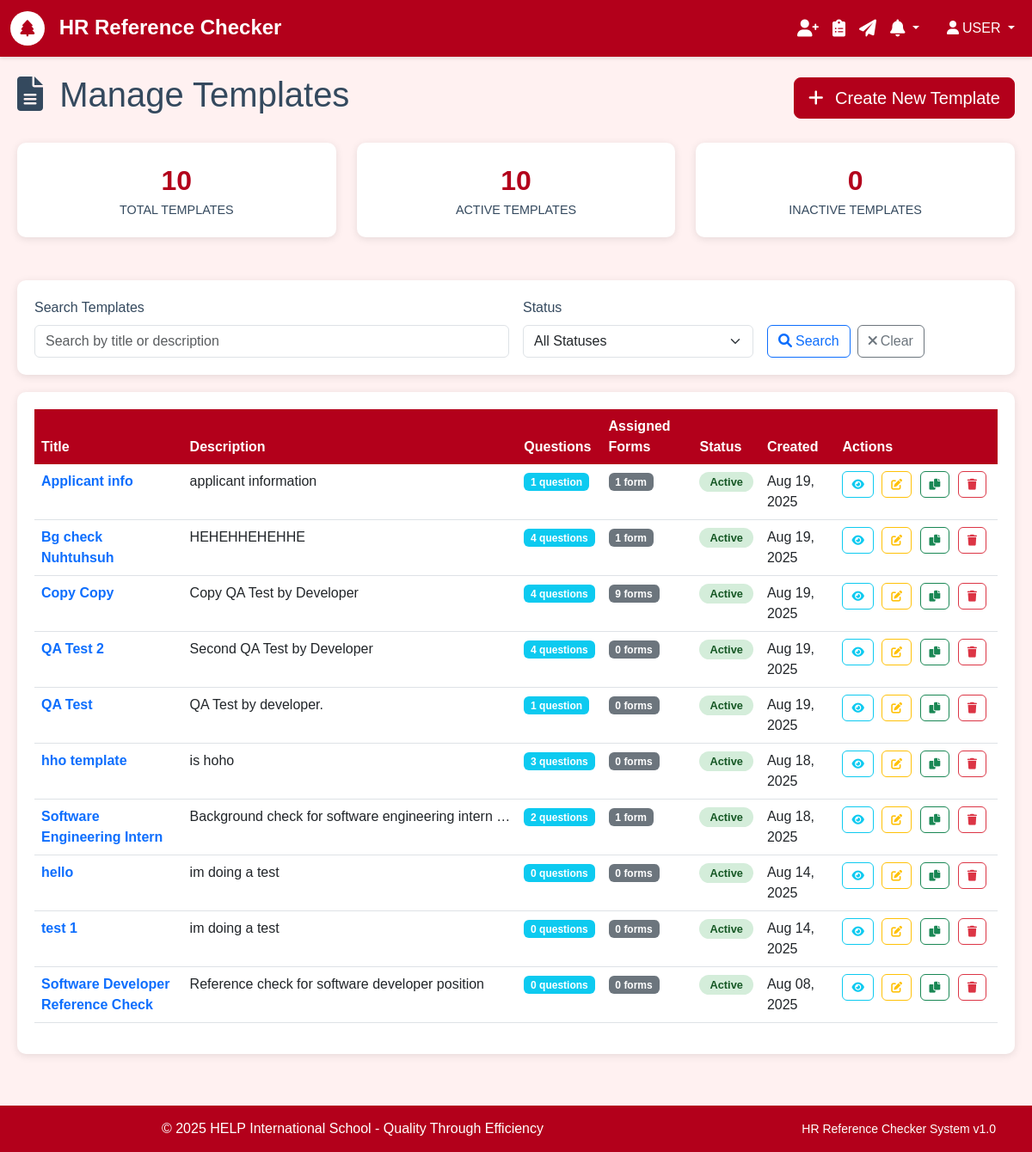
The page /templates/ (signed in) on the database as committed earlier.
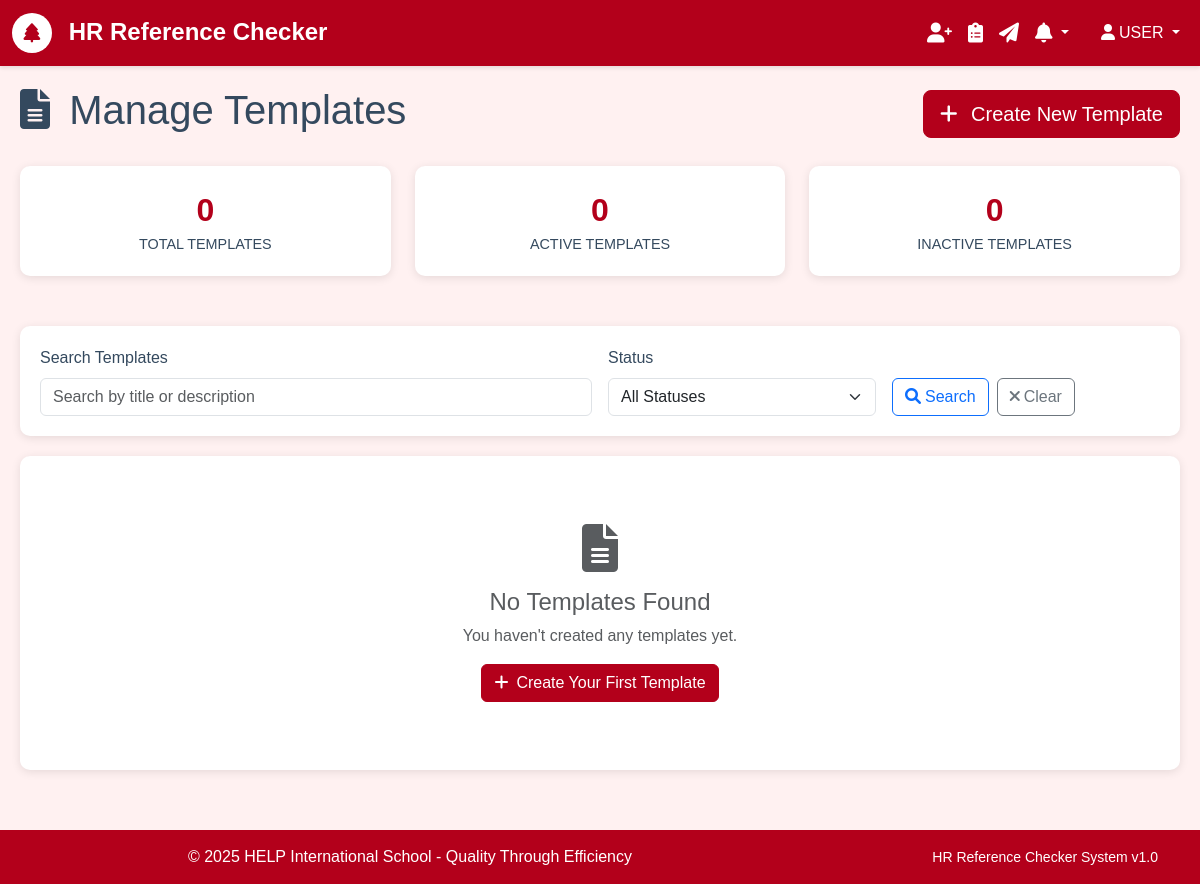
The same page on the database as committed later.
### form_templates/models.py (models this page shows, shortened)
class Template(models.Model):
    title = models.CharField(max_length=255, validators=[MinLengthValidator(3)])
    description = models.TextField(blank=True, help_text="Brief description of this template")
    instructions = models.TextField(
        blank=True,
        help_text="Instructions shown to referees before filling the form"
    )
    created_by = models.ForeignKey(settings.AUTH_USER_MODEL, on_delete=models.CASCADE)
    is_active = models.BooleanField(default=True)
    created_at = models.DateTimeField(auto_now_add=True)
    updated_at = models.DateTimeField(auto_now=True)
    class Meta:
        ordering = ['-created_at']
        verbose_name = 'Form Template'
        verbose_name_plural = 'Form Templates'
    def get_questions_count(self):
        return self.questions.count()
    def get_assigned_forms_count(self):
        return self.form_set.count()

### form_templates/views.py (the view)
# urls.py: path('', views.TemplateListView.as_view(), name='list'),
class TemplateListView(LoginRequiredMixin, ListView):
    model = Template
    template_name = 'formTemplates/list.html'  # Match your app folder pattern
    context_object_name = 'templates'
    paginate_by = 20
    def get_queryset(self):
        queryset = Template.objects.all().order_by('-created_at')
        search_query = self.request.GET.get('search')
        if search_query:
            queryset = queryset.filter(
                Q(title__icontains=search_query) |
                Q(description__icontains=search_query)
            )
        status_filter = self.request.GET.get('status')
        if status_filter == 'active':
            queryset = queryset.filter(is_active=True)
        elif status_filter == 'inactive':
            queryset = queryset.filter(is_active=False)
        return queryset
    def get_context_data(self, **kwargs):
        context = super().get_context_data(**kwargs)
        context['search_query'] = self.request.GET.get('search', '')
        context['status_filter'] = self.request.GET.get('status', '')
        context['total_templates'] = Template.objects.count()
        context['active_templates'] = Template.objects.filter(is_active=True).count()
        context['inactive_templates'] = Template.objects.filter(is_active=False).count()
        return context

### core/models.py (called while the page is built)
    @classmethod
    def get_unread_count(cls, user):
        return cls.objects.filter(user=user, is_read=False, is_dismissed=False).count()

    @classmethod
    def get_recent_notifications(cls, user, limit=10):
        return cls.objects.filter(user=user, is_dismissed=False).order_by('-created_at')[:limit]

### templates/formTemplates/list.html (shortened to what the changed rows need)
{% extends 'base.html' %}
{% block content %}
<div class="template-container">
    <div class="d-flex justify-content-between align-items-center mb-4">
        <h1>
            <i class="fas fa-file-alt me-2"></i>
            Manage Templates
        </h1>
    </div>
    <div class="row stats-row">
        <div class="col-md-4">
            <div class="stat-card">
                <div class="stat-number">{{ total_templates }}</div>
                <div class="stat-label">Total Templates</div>
            </div>
        </div>
        <div class="col-md-4">
            <div class="stat-card">
                <div class="stat-number">{{ active_templates }}</div>
                <div class="stat-label">Active Templates</div>
            </div>
        </div>
    </div>
    <div class="table-container">
        {% if templates %}
            <div class="table-responsive">
                <table class="table table-hover">
                    <thead>
                        <tr>
                            <th>Title</th>
                            <th>Description</th>
                            <th>Questions</th>
                            <th>Assigned Forms</th>
                            <th>Status</th>
                            <th>Created</th>
                            <th>Actions</th>
                        </tr>
                    </thead>
                    <tbody>
                        {% for template in templates %}
                        <tr>
                            <td>
                                <strong>
                                    <a href="{% url 'form_templates:detail' template.pk %}"
                                       class="text-decoration-none">
                                        {{ template.title }}
                                    </a>
                                </strong>
                            </td>
                            <td>
                                <div class="description-tooltip" data-full-description="{{ template.description|default:'No description provided' }}">
                                    <span class="template-description" title="Click to see full description">
                                        {% if template.description %}
                                            {{ template.description|truncatechars:50 }}
                                        {% else %}
                                            <em class="text-muted">No description</em>
                                        {% endif %}
                                    </span>
                                </div>
                            </td>
                            <td>
                                <span class="badge bg-info">
                                    {{ template.get_questions_count }} question{{ template.get_questions_count|pluralize }}
                                </span>
                            </td>
                            <td>
                                <span class="badge bg-secondary">
                                    {{ template.get_assigned_forms_count }} form{{ template.get_assigned_forms_count|pluralize }}
                                </span>
                            </td>
                            <td>
                                {% if template.is_active %}
                                    <span class="status-badge status-active">Active</span>
                                {% else %}
                                    <span class="status-badge status-inactive">Inactive</span>
                                {% endif %}
                            </td>
                            <td>{{ template.created_at|date:"M d, Y" }}</td>
                            <td>
                                <div class="action-buttons-container">
                                    <a href="{% url 'form_templates:detail' template.pk %}"
                                       class="btn btn-outline-info btn-action"
                                       title="View Details">
                                        <i class="fas fa-eye"></i>
                                    </a>
                                    <a href="{% url 'form_templates:edit' template.pk %}"
                                       class="btn btn-outline-warning btn-action"
                                       title="Edit">
                                        <i class="fas fa-edit"></i>
                                    </a>
                                    <form method="post" action="{% url 'form_templates:duplicate' template.pk %}"
                                          style="display: inline;">
                                        <button type="submit"
                                                class="btn btn-outline-success btn-action"
                                                title="Duplicate"
                                                onclick="return confirm('Create a copy of this template?')">
                                            <i class="fas fa-copy"></i>
                                        </button>
                                    </form>
                                    <a href="{% url 'form_templates:delete' template.pk %}"
                                       class="btn btn-outline-danger btn-action"
                                       title="Delete"
                                       onclick="return confirm('Are you sure you want to delete this template?')">
                                        <i class="fas fa-trash"></i>
                                    </a>
                                </div>
                            </td>
                        </tr>
                        {% endfor %}
                    </tbody>
                </table>
            </div>
        {% else %}
            <div class="text-center py-5">
                <i class="fas fa-file-alt fa-3x text-muted mb-3"></i>
                <h4 class="text-muted">No Templates Found</h4>
                <p class="text-muted">
                    {% if search_query or status_filter %}
                        No templates match your search criteria.
                        <a href="{% url 'form_templates:list' %}">Clear filters</a> to see all templates.
                    {% else %}
                        You haven't created any templates yet.
                    {% endif %}
                </p>
                {% if not search_query and not status_filter %}
                    <a href="{% url 'form_templates:create' %}" class="btn btn-primary">
                        <i class="fas fa-plus me-2"></i>Create Your First Template
                    </a>
                {% endif %}
            </div>
        {% endif %}
    </div>
</div>
{% endblock %}

Rows that differ between the two databases and show on the page:
removed Template: title "Applicant info", description "applicant information", get_questions_count "1", get_assigned_forms_count "1", is_active "Active", created_at "Aug 19, 2025"
removed Template: title "Bg check Nuhtuhsuh", description "HEHEHHEHEHHE", get_questions_count "4", get_assigned_forms_count "1", is_active "Active", created_at "Aug 19, 2025"
removed Template: title "Copy Copy", description "Copy QA Test by Developer", get_questions_count "4", get_assigned_forms_count "9", is_active "Active", created_at "Aug 19, 2025"
removed Template: title "QA Test 2", description "Second QA Test by Developer", get_questions_count "4", get_assigned_forms_count "0", is_active "Active", created_at "Aug 19, 2025"
removed Template: title "QA Test", description "QA Test by developer.", get_questions_count "1", get_assigned_forms_count "0", is_active "Active", created_at "Aug 19, 2025"
removed Template: title "hho template", description "is hoho", get_questions_count "3", get_assigned_forms_count "0", is_active "Active", created_at "Aug 18, 2025"
removed Template: title "Software Engineering Intern", description "Background check for software engineering intern …", get_questions_count "2", get_assigned_forms_count "1", is_active "Active", created_at "Aug 18, 2025"
removed Template: title "hello", description "im doing a test", get_questions_count "0", get_assigned_forms_count "0", is_active "Active", created_at "Aug 14, 2025"
removed Template: title "test 1", description "im doing a test", get_questions_count "0", get_assigned_forms_count "0", is_active "Active", created_at "Aug 14, 2025"
removed Template: title "Software Developer Reference Check", description "Reference check for software developer position", get_questions_count "0", get_assigned_forms_count "0", is_active "Active", created_at "Aug 08, 2025"
Other text that changed with them:
{{ total_templates }}: "10" → "0"
{{ active_templates }}: "10" → "0"
text no longer shown: "Title Description Questions Assigned Forms Status Created Actions"
text now shown: "No Templates Found You haven't created any templates yet. Create Your First Template"
